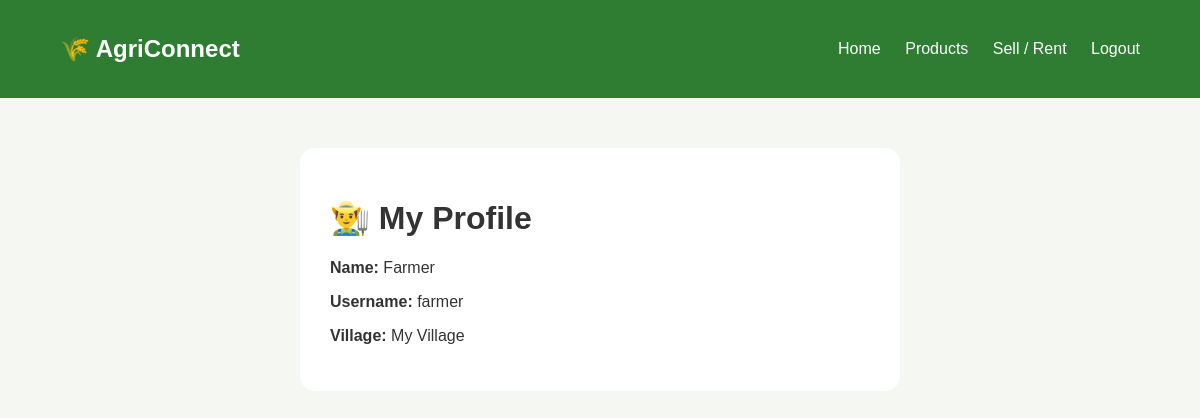
Screenshot of /profile (signed in) with the database file from the repository.
### tables this page shows
CREATE TABLE users (
            id INTEGER PRIMARY KEY AUTOINCREMENT,
            name TEXT NOT NULL,
            username TEXT NOT NULL UNIQUE,
            password TEXT NOT NULL,
            village TEXT
        );

### app.py (the view)
@app.route("/profile")
def profile():
    if "user_id" not in session:
        return redirect("/")
    conn = get_db()
    user = conn.execute(
        """
        SELECT *
        FROM users
        WHERE id = ?
        """,
        (
            session["user_id"],
        )
    ).fetchone()
    conn.close()
    return render_template(
        "profile.html",
        user=user
    )

### app.py (called while the page is built)
def get_db():
    conn = sqlite3.connect("agriconnect.db")
    conn.row_factory = sqlite3.Row
    return conn

### templates/profile.html (shortened to what this page needs)
<!DOCTYPE html>
<html>
<head>
    <link rel="stylesheet"
          href="{{ url_for('static', filename='style.css') }}">
</head>
<body>
<nav>
    <h2>🌾 AgriConnect</h2>
    <div>
        <a href="/home">Home</a>
        <a href="/products">Products</a>
        <a href="/add-product">Sell / Rent</a>
        <a href="/logout">Logout</a>
    </div>
</nav>
<div class="profile">
    <h1>👨‍🌾 My Profile</h1>
    <p>
        <strong>Name:</strong>
        {{ user["name"] }}
    </p>
    <p>
        <strong>Username:</strong>
        {{ user["username"] }}
    </p>
    <p>
        <strong>Village:</strong>
        {{ user["village"] }}
    </p>
</div>
</body>
</html>

### static/style.css (style rules this page uses)
* { box-sizing: border-box; }
body { margin: 0; font-family: Arial, sans-serif; background-color: #f4f7f2; color: #333; }
nav { background-color: #2e7d32; color: white; padding: 15px 5%; display: flex; justify-content: space-between; align-items: center; }
nav a { color: white; text-decoration: none; margin-left: 20px; }
.profile { width: 600px; max-width: 90%; margin: 50px auto; background: white; padding: 30px; border-radius: 15px; }

### rows the page displays
users: name "Farmer", username "farmer", village "My Village"
